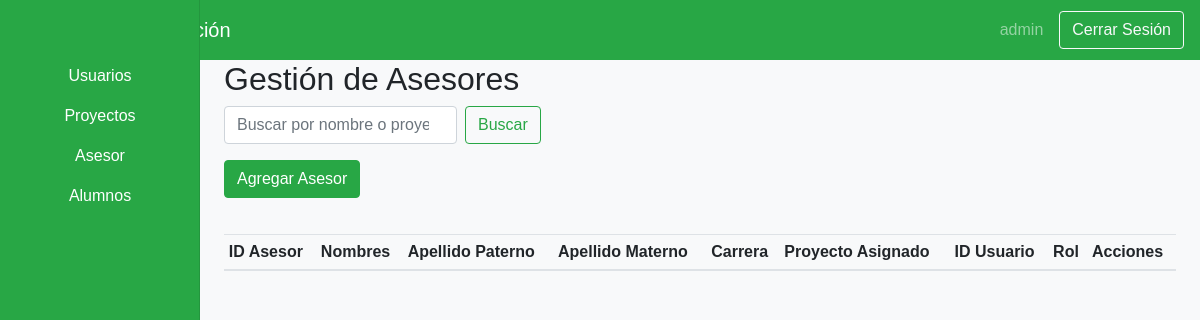
/views/admin/dashboardAdminAsesor.php (signed in), run on an earlier commit of the app's database.
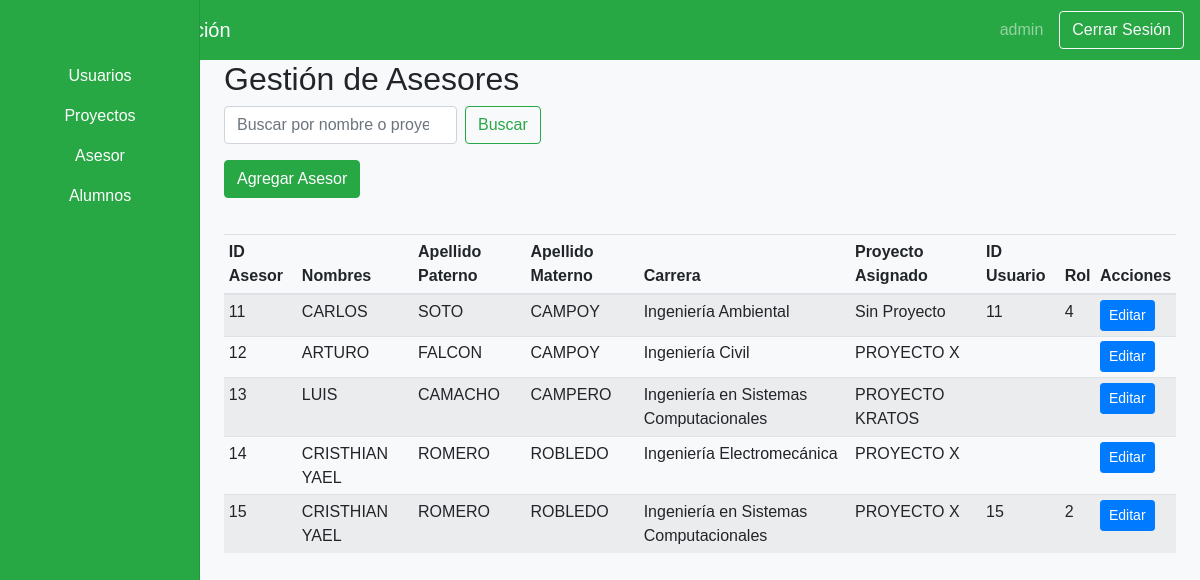
And on a later commit of the database.
### tables this page shows
CREATE TABLE IF NOT EXISTS `asesor` (
  `ID_Asesor` int NOT NULL AUTO_INCREMENT,
  `Nombres` varchar(100) NOT NULL,
  `Apellido_Paterno` varchar(100) NOT NULL,
  `Apellido_Materno` varchar(100) NOT NULL,
  `Proyecto_Asignado` int DEFAULT NULL,
  `Carrera` int DEFAULT NULL,
  `Rol` int DEFAULT NULL,
  `ID_Usuario` int DEFAULT NULL,
  PRIMARY KEY (`ID_Asesor`),
  KEY `fk_asesor_proyecto_asignado` (`Proyecto_Asignado`),
  KEY `fk_asesor_carrera` (`Carrera`),
  KEY `fk_asesor_rol` (`Rol`),
  KEY `fk_asesor_usuario` (`ID_Usuario`)
);

CREATE TABLE IF NOT EXISTS `carrera` (
  `ID_Carrera` int NOT NULL AUTO_INCREMENT,
  `Nombre_Carrera` varchar(100) NOT NULL,
  PRIMARY KEY (`ID_Carrera`)
);

CREATE TABLE IF NOT EXISTS `usuario` (
  `ID_Usuario` int NOT NULL AUTO_INCREMENT,
  `Nombre_Usuario` varchar(50) NOT NULL,
  `Contraseña` varchar(255) NOT NULL,
  `Rol` int DEFAULT NULL,
  PRIMARY KEY (`ID_Usuario`),
  KEY `fk_usuario_rol` (`Rol`)
);

CREATE TABLE IF NOT EXISTS `proyecto` (
  `ID_Proyecto` int NOT NULL AUTO_INCREMENT,
  `Nombre_Proyecto` varchar(200) NOT NULL,
  `Status` enum('Pendiente','En Revisión') NOT NULL,
  `Integrante_1` int DEFAULT NULL,
  `Integrante_2` int DEFAULT NULL,
  `Integrante_3` int DEFAULT NULL,
  `Asesor` int DEFAULT NULL,
  PRIMARY KEY (`ID_Proyecto`),
  KEY `fk_proyecto_integrante_1` (`Integrante_1`),
  KEY `fk_proyecto_integrante_2` (`Integrante_2`),
  KEY `fk_proyecto_integrante_3` (`Integrante_3`),
  KEY `fk_proyecto_asesor` (`Asesor`)
);

### Views/Admin/dashboardAdminAsesor.php (the view, shortened to what this page needs)
<?php
include('../../includes/config.php');
?>
<!DOCTYPE html>
<html lang="es">
<head>
    <link rel="stylesheet" href="https://stackpath.bootstrapcdn.com/bootstrap/4.3.1/css/bootstrap.min.css">
    <link rel="stylesheet" href="<?php echo CSS_PATH; ?>dashboard.css">
</head>
<body>
    <nav class="navbar navbar-dark bg-success">
        <span class="navbar-brand mb-0 h1">Panel de Administración</span>
        <div class="d-flex align-items-center">
            <span class="navbar-text mr-3">
                <?php echo $_SESSION['username']; ?>
            </span>
            <a href="../public/logout.php" class="btn btn-outline-light">Cerrar Sesión</a>
        </div>
    </nav>
    <div class="container-fluid">
        <div class="row">
            <nav class="col-md-2 d-none d-md-block bg-success sidebar">
                <div class="sidebar-sticky">
                    <ul class="nav flex-column">
                        <li class="nav-item">
                            <a class="nav-link text-white text-center" href="dashboardAdmin.php">
                                Usuarios
                            </a>
                        </li>
                        <li class="nav-item">
                            <a class="nav-link text-white text-center" href="dashboardAdminProyectos.php">
                                Proyectos
                            </a>
                        </li>
                        <li class="nav-item">
                            <a class="nav-link text-white text-center" href="dashboardAdminAsesor.php">
                                Asesor
                            </a>
                        </li>
                        <li class="nav-item">
                            <a class="nav-link text-white text-center" href="dashboardAdminAlumnos.php">
                                Alumnos
                            </a>
                        </li>
                    </ul>
                </div>
            </nav>
            <main role="main" class="col-md-9 ml-sm-auto col-lg-10 px-4">
                <h2>Gestión de Asesores</h2>
                <form method="GET" class="form-inline mb-3">
                    <input class="form-control mr-sm-2" type="search" name="search" placeholder="Buscar por nombre o proyecto" aria-label="Buscar">
                    <button class="btn btn-outline-success my-2 my-sm-0" type="submit">Buscar</button>
                </form>
                <button type="button" class="btn btn-success mb-3" data-toggle="modal" data-target="#addAsesorModal">
                    Agregar Asesor
                </button>
                <div class="table-responsive">
                    <table class="table table-striped table-sm">
                        <thead>
                            <tr>
                                <th>ID Asesor</th>
                                <th>Nombres</th>
                                <th>Apellido Paterno</th>
                                <th>Apellido Materno</th>
                                <th>Carrera</th>
                                <th>Proyecto Asignado</th>
                                <th>ID Usuario</th>
                                <th>Rol</th>
                                <th>Acciones</th>
                            </tr>
                        </thead>
                        <tbody>
                            <?php
                            $searchQuery = "";
                            $query = "
                                SELECT asesor.ID_Asesor, asesor.Nombres, asesor.Apellido_Paterno, asesor.Apellido_Materno,
                                carrera.Nombre_Carrera, proyecto.Nombre_Proyecto, usuario.id_usuario, usuario.rol
                                FROM asesor
                                LEFT JOIN carrera ON asesor.Carrera = carrera.ID_Carrera
                                LEFT JOIN proyecto ON asesor.Proyecto_Asignado = proyecto.ID_Proyecto
                                LEFT JOIN usuario ON usuario.id_usuario = asesor.ID_Asesor
                                WHERE 1=1 $searchQuery
                                ORDER BY asesor.ID_Asesor ASC";
                            $result = $connection->query($query);
                            while ($row = $result->fetch_assoc()) {
                                echo "<tr>";
                                echo "<td>" . htmlspecialchars($row['ID_Asesor'] ?? '') . "</td>";
                                echo "<td>" . htmlspecialchars($row['Nombres'] ?? '') . "</td>";
                                echo "<td>" . htmlspecialchars($row['Apellido_Paterno'] ?? '') . "</td>";
                                echo "<td>" . htmlspecialchars($row['Apellido_Materno'] ?? '') . "</td>";
                                echo "<td>" . htmlspecialchars($row['Nombre_Carrera'] ?? 'Sin Carrera') . "</td>";
                                echo "<td>" . htmlspecialchars($row['Nombre_Proyecto'] ?? 'Sin Proyecto') . "</td>";
                                echo "<td>" . htmlspecialchars($row['id_usuario'] ?? '') . "</td>";
                                echo "<td>" . htmlspecialchars($row['rol'] ?? '') . "</td>";
                                echo "<td>";
                                echo "<button type='button' class='btn btn-primary btn-sm' data-toggle='modal' data-target='#editAsesorModal'
                                        data-id='" . htmlspecialchars($row['ID_Asesor'] ?? '') . "'
                                        data-nombres='" . htmlspecialchars($row['Nombres'] ?? '') . "'
                                        data-apellido_paterno='" . htmlspecialchars($row['Apellido_Paterno'] ?? '') . "'
                                        data-apellido_materno='" . htmlspecialchars($row['Apellido_Materno'] ?? '') . "'
                                        data-carrera='" . htmlspecialchars($row['Nombre_Carrera'] ?? '') . "'
                                        data-proyecto='" . htmlspecialchars($row['Nombre_Proyecto'] ?? '') . "'>Editar</button>";
                                echo "</td>";
                                echo "</tr>";
                            }
                            ?>
                        </tbody>
                    </table>
                </div>
            </main>
        </div>
    </div>
</body>
</html>

### Assets/CSS/dashboard.css (style rules this page uses)
body { font-family: Arial, sans-serif; background-color: #f8f9fa; overflow: hidden; }
.navbar { height: 60px; display: flex; align-items: center; justify-content: space-between; background-color: #28a745; color: white; }
.sidebar { position: fixed; top: 0; bottom: 0; left: 0; z-index: 100; padding: 48px 0 0; box-shadow: inset -1px 0 0 rgba(0, 0, 0, 0.1); background-color: #28a745; }
.sidebar-sticky { position: relative; top: 0; height: calc(100vh - 48px); padding-top: 0.5rem; overflow-x: hidden; overflow-y: auto; }
.sidebar .nav-link { font-weight: 500; color: black; }
.table-responsive { margin-top: 20px; }
.table-striped tbody tr:nth-of-type(odd) { background-color: rgba(0, 0, 0, 0.05); }

What changed in the data, as far as the page shows it:
added asesor: ID_Asesor "11", Nombres "CARLOS", Apellido_Paterno "SOTO", Apellido_Materno "CAMPOY", carrera.Nombre_Carrera "Ingeniería Ambiental", Nombre_Proyecto "Sin Proyecto", usuario.ID_Usuario "11", usuario.Rol "4"
added asesor: ID_Asesor "12", Nombres "ARTURO", Apellido_Paterno "FALCON", Apellido_Materno "CAMPOY", carrera.Nombre_Carrera "Ingeniería Civil", proyecto.Nombre_Proyecto "PROYECTO X"
added asesor: ID_Asesor "13", Nombres "LUIS", Apellido_Paterno "CAMACHO", Apellido_Materno "CAMPERO", carrera.Nombre_Carrera "Ingeniería en Sistemas Computacionales", proyecto.Nombre_Proyecto "PROYECTO KRATOS"
added asesor: ID_Asesor "14", Nombres "CRISTHIAN YAEL", Apellido_Paterno "ROMERO", Apellido_Materno "ROBLEDO", carrera.Nombre_Carrera "Ingeniería Electromecánica", proyecto.Nombre_Proyecto "PROYECTO X"
added asesor: ID_Asesor "15", Nombres "CRISTHIAN YAEL", Apellido_Paterno "ROMERO", Apellido_Materno "ROBLEDO", carrera.Nombre_Carrera "Ingeniería en Sistemas Computacionales", proyecto.Nombre_Proyecto "PROYECTO X", usuario.ID_Usuario "15", usuario.Rol "2"
